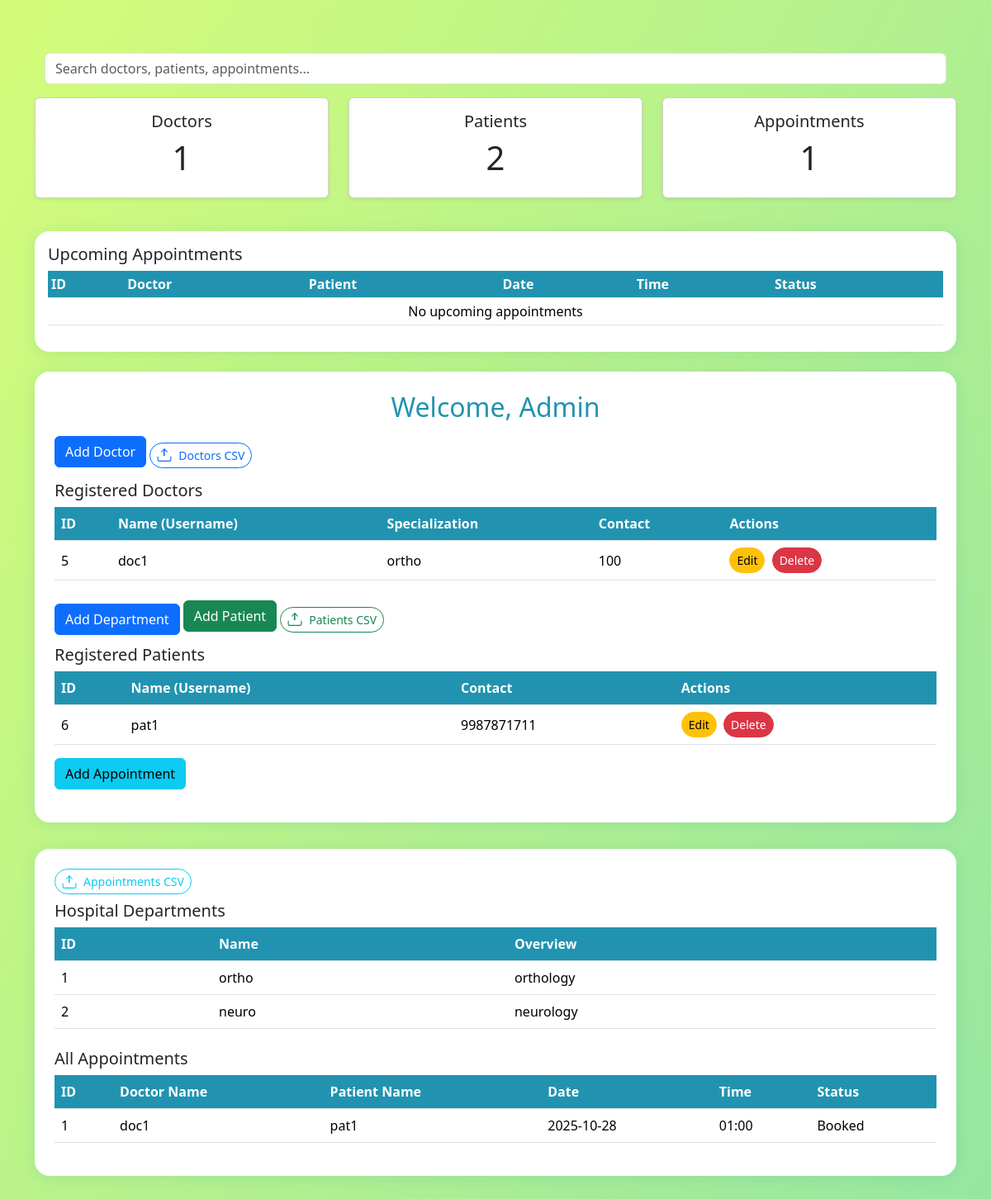
/admin, run on an earlier commit of the app's database.
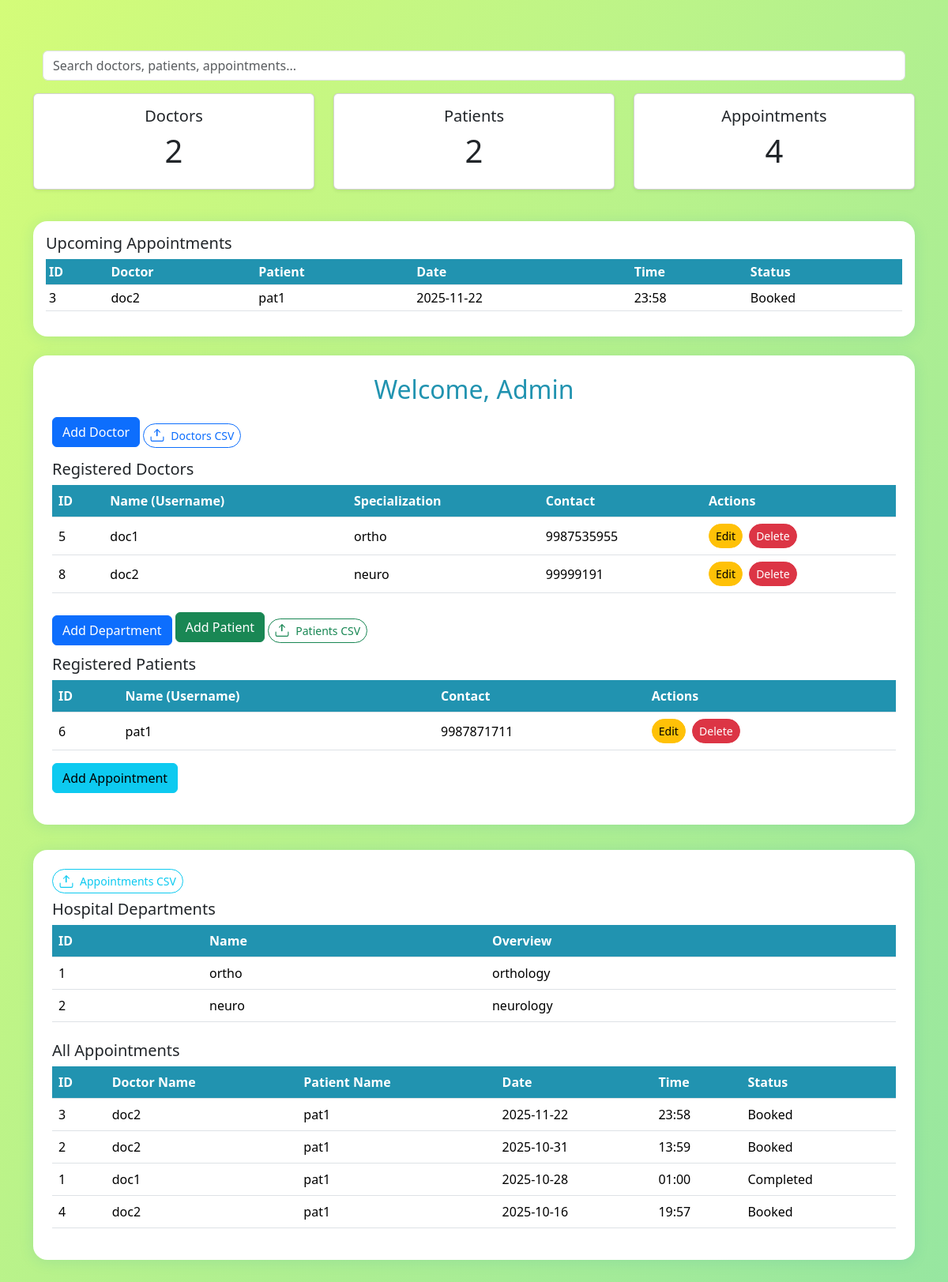
And on a later commit of the database.
### tables this page shows
CREATE TABLE users (
    id INTEGER PRIMARY KEY AUTOINCREMENT,
    username TEXT UNIQUE NOT NULL,
    password TEXT NOT NULL,
    role TEXT NOT NULL CHECK(role IN ('admin', 'doctor', 'patient'))
);

CREATE TABLE doctors (
    id INTEGER PRIMARY KEY,  -- links to users.id
    name TEXT NOT NULL,
    specialization TEXT NOT NULL, -- should match departments.name
    contact TEXT
);

CREATE TABLE patients (
    id INTEGER PRIMARY KEY,  -- links to users.id
    name TEXT NOT NULL,
    contact TEXT
, age INTEGER, pfp TEXT);

CREATE TABLE departments (
    id INTEGER PRIMARY KEY AUTOINCREMENT,
    name TEXT UNIQUE NOT NULL,
    overview TEXT
);

CREATE TABLE appointments (
    id INTEGER PRIMARY KEY AUTOINCREMENT,
    doctor_id INTEGER NOT NULL,
    patient_id INTEGER NOT NULL,
    date TEXT NOT NULL,
    time TEXT NOT NULL,
    status TEXT NOT NULL CHECK(status IN ('Booked', 'Completed', 'Cancelled')),
    diagnosis TEXT,
    prescription TEXT,
    notes TEXT,
    FOREIGN KEY (doctor_id) REFERENCES users(id),
    FOREIGN KEY (patient_id) REFERENCES users(id)
);

### app.py (the view, shortened to what this page needs)
@app.route('/admin')
def admin_dashboard():
    db = get_db()
    doctor_count = db.execute('SELECT COUNT(*) FROM users WHERE role="doctor"').fetchone()[0]
    patient_count = db.execute('SELECT COUNT(*) FROM users WHERE role="patient"').fetchone()[0]
    appt_count = db.execute('SELECT COUNT(*) FROM appointments').fetchone()[0]
    departments = db.execute('SELECT id, name, overview FROM departments').fetchall()
    doctors = db.execute(
    'SELECT u.id, u.username, d.specialization, d.contact FROM users u '
    'JOIN doctors d ON u.id = d.id WHERE u.role="doctor"').fetchall()
    print(doctors)  # <--- Add this
    upcoming_appointments = db.execute(
    '''
    SELECT a.id, d.username AS doctor_name, p.username AS patient_name, a.date, a.time, a.status
    FROM appointments a
    JOIN users d ON a.doctor_id = d.id
    JOIN users p ON a.patient_id = p.id
    WHERE a.date >= ?
    ORDER BY a.date ASC, a.time ASC
    LIMIT 3
    ''',
    (date.today().isoformat(),)
).fetchall()
    patients = db.execute(
        'SELECT u.id, u.username, p.contact FROM users u '
        'JOIN patients p ON u.id = p.id WHERE u.role="patient"'
    ).fetchall()
    appointments = db.execute(
    '''
    SELECT a.id, d.username AS doctor_name, p.username AS patient_name, a.date, a.time, a.status
    FROM appointments a
    JOIN users d ON a.doctor_id = d.id
    JOIN users p ON a.patient_id = p.id
    ORDER BY a.date DESC, a.time DESC
    '''
).fetchall()
    departments = db.execute('SELECT id, name, overview FROM departments').fetchall()
    return render_template('admin_dashboard.html',
                      doctors=doctors,
                      patients=patients,
                      doctor_count=doctor_count,
                      patient_count=patient_count,
                      appt_count=appt_count,
                      appointments=appointments,
                      upcoming_appointments=upcoming_appointments,departments=departments)

### app.py (called while the page is built)
def get_db():
    db = getattr(g, '_database', None)
    if db is None:
        db = g._database = sqlite3.connect(DATABASE)
    return db

@app.teardown_appcontext
def close_connection(exception):
    db = getattr(g, '_database', None)
    if db is not None:
        db.close()

### templates/admin_dashboard.html (shortened to what the changed rows need)
<!doctype html>
<html lang="en">
<head>
    <link href="https://cdn.jsdelivr.net/npm/bootstrap@5.3.2/dist/css/bootstrap.min.css" rel="stylesheet">
</head>
<body>
    <div class="container py-5">
        <div class="row mb-4">
            <div class="col-md-4">
                <div class="card shadow-sm rounded mb-3">
                    <div class="card-body text-center">
                        <h5 class="card-title">Doctors</h5>
                        <h1>{{ doctor_count }}</h1>
                    </div>
                </div>
            </div>
            <div class="col-md-4">
                <div class="card shadow-sm rounded mb-3">
                    <div class="card-body text-center">
                        <h1>{{ patient_count }}</h1>
                    </div>
                </div>
            </div>
            <div class="col-md-4">
                <div class="card shadow-sm rounded mb-3">
                    <div class="card-body text-center">
                        <h5 class="card-title">Appointments</h5>
                        <h1>{{ appt_count }}</h1>
                    </div>
                </div>
            </div>
        </div>
        <div class="dashboard-card p-3 bg-white mb-4">
  <table class="table table-sm table-hover">
    <thead>
      <tr>
        <th>ID</th>
        <th>Doctor</th>
        <th>Patient</th>
        <th>Date</th>
        <th>Time</th>
        <th>Status</th>
      </tr>
    </thead>
    <tbody>
      {% for appt in upcoming_appointments %}
      <tr>
        <td>{{ appt[0] }}</td>
        <td>{{ appt[1] }}</td>
        <td>{{ appt[2] }}</td>
        <td>{{ appt[3] }}</td>
        <td>{{ appt[4] }}</td>
        <td>{{ appt[5] }}</td>
      </tr>
      {% else %}
      <tr>
        <td colspan="6" class="text-center">No upcoming appointments</td>
      </tr>
      {% endfor %}
    </tbody>
  </table>
</div>
        <div class="dashboard-card p-4 bg-white">
            <h2 class="text-center">Welcome, Admin</h2>
            <table class="table doctor-table table-hover align-middle mb-4">
    <thead>
        <tr>
            <th>ID</th>
            <th>Name (Username)</th>
            <th>Specialization</th>
            <th>Contact</th>
            <th>Actions</th>
        </tr>
    </thead>
    <tbody>
        {% for doc in doctors %}
        <tr>
            <td>{{ doc[0] }}</td>
            <td>{{ doc[1] }}</td>
            <td>{{ doc[2] }}</td>
            <td>{{ doc[3] }}</td>
            <td>
              <button class="btn btn-sm btn-warning me-1" data-bs-toggle="modal" data-bs-target="#editDoctorModal{{doc[0]}}">Edit</button>
              <form method="POST" action="{{ url_for('delete_doctor', doctor_id=doc[0]) }}" style="display:inline;">
                <button type="submit" class="btn btn-sm btn-danger" onclick="return confirm('Delete this doctor?')">Delete</button>
              </form>
            </td>
        </tr>
        {% endfor %}
    </tbody>
</table>
            <table class="table patient-table table-hover align-middle">
    <thead>
        <tr>
            <th>ID</th>
            <th>Name (Username)</th>
            <th>Contact</th>
            <th>Actions</th>
        </tr>
    </thead>
    <tbody>
        {% for pat in patients %}
        <tr>
            <td>{{ pat[0] }}</td>
            <td>{{ pat[1] }}</td>
            <td>{{ pat[2] }}</td>
            <td>
              <button class="btn btn-sm btn-warning me-1" data-bs-toggle="modal" data-bs-target="#editPatientModal{{pat[0]}}">Edit</button>
              <form method="POST" action="{{ url_for('delete_patient', patient_id=pat[0]) }}" style="display:inline;">
                <button type="submit" class="btn btn-sm btn-danger" onclick="return confirm('Delete this patient?')">Delete</button>
              </form>
            </td>
        </tr>
        {% endfor %}
    </tbody>
</table>
        </div>
        <div class="dashboard-card p-4 bg-white">
<table class="table table-hover align-middle mb-4">
  <thead>
    <tr>
      <th>ID</th>
      <th>Name</th>
      <th>Overview</th>
    </tr>
  </thead>
  <tbody>
    {% for dept in departments %}
<tr>
  <td>{{ dept[0] }}</td>
  <td>{{ dept[1] }}</td>
  <td>{{ dept[2] }}</td>
</tr>
{% endfor %}
  </tbody>
</table>
           <table class="table appointment-table table-hover">
  <thead>
    <tr>
      <th>ID</th>
      <th>Doctor Name</th>
      <th>Patient Name</th>
      <th>Date</th>
      <th>Time</th>
      <th>Status</th>
    </tr>
  </thead>
  <tbody>
    {% for appt in appointments %}
    <tr>
      <td>{{ appt[0] }}</td>
      <td>{{ appt[1] }}</td>
      <td>{{ appt[2] }}</td>
      <td>{{ appt[3] }}</td>
      <td>{{ appt[4] }}</td>
      <td>{{ appt[5] }}</td>
    </tr>
    {% endfor %}
  </tbody>
</table>
        </div>
    </div>
</body>
</html>

What changed in the data, as far as the page shows it:
added appointments: id "3", username "doc2", username "pat1", date "2025-11-22", time "23:58", status "Booked"
changed through a linked row, users "doc1": contact "100" → "9987535955"
added users: id "8", username "doc2", specialization "neuro", contact "99999191", shown under "Registered Doctors"
added appointments: id "2", username "doc2", username "pat1", date "2025-10-31", time "13:59", status "Booked", shown under "All Appointments"
changed appointments "doc1": status "Booked" → "Completed"
added appointments: id "4", username "doc2", username "pat1", date "2025-10-16", time "19:57", status "Booked", shown under "All Appointments"
Also different on the page:
{{ doctor_count }}: "1" → "2"
{{ appt_count }}: "1" → "4"
text no longer shown: "No upcoming appointments"
